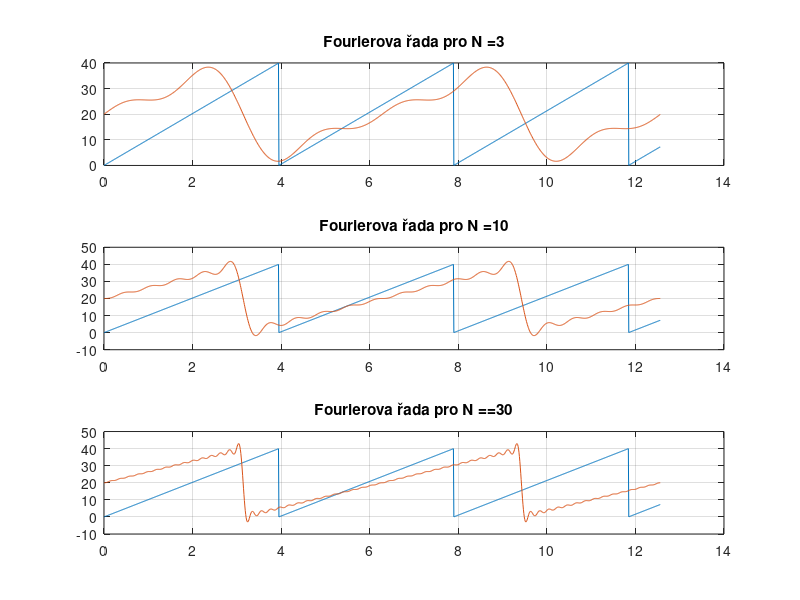

This figure's MATLAB source:
%close all;
clear all;
%%%%%%%%%%%%%%%%%%%%%%%%%%%%%%%%%%%%%%%%%%%%%%%%%%%%%%%%%%%%%%
%CONSTS
f_sample = 100; %hz
f_signal = 1/10;
t = 0:1/f_sample:(4*pi);

Amp = 20;
DC = 20;

w0 = 1;

N3 = 3;
N10 = 10;
N30 = 30;
%%%%%%%%%%%%%%%%%%%%%%%%%%%%%%%%%%%%%%%%%%%%%%%%%%%%%%%%%%%%%%
%SIGNAL
y = DC+Amp*sawtooth((1/(2*f_signal*pi))*t);
%%%%%%%%%%%%%%%%%%%%%%%%%%%%%%%%%%%%%%%%%%%%%%%%%%%%%%%%%%%%%%
a=2*Amp/pi;
y_f = Amp;

function y_f = fouri(N,y_f,a,t,w0)
  for i=1:N
    y_f=y_f+a*((-1)^(i-1))*(1/i)*sin(i*w0*t); %((-1)^(i-1) mi vzdycky otaci sinus a cosinus
  end
end

subplot(3,1,1);
plot(t,y);
hold on;
plot(t,fouri(N3,y_f,a,t,w0));
title(strcat('Fourierova řada pro N = ',' ',num2str(N3)));
grid on;

subplot(3,1,2);
plot(t,y);
hold on;
plot(t,fouri(N10,y_f,a,t,w0));
title(strcat('Fourierova řada pro N = ',' ',num2str(N10)));
grid on;

subplot(3,1,3);
plot(t,y);
hold on;
plot(t,fouri(N30,y_f,a,t,w0));
title(strcat('Fourierova řada pro N == ',' ',num2str(N30)));
grid on;
